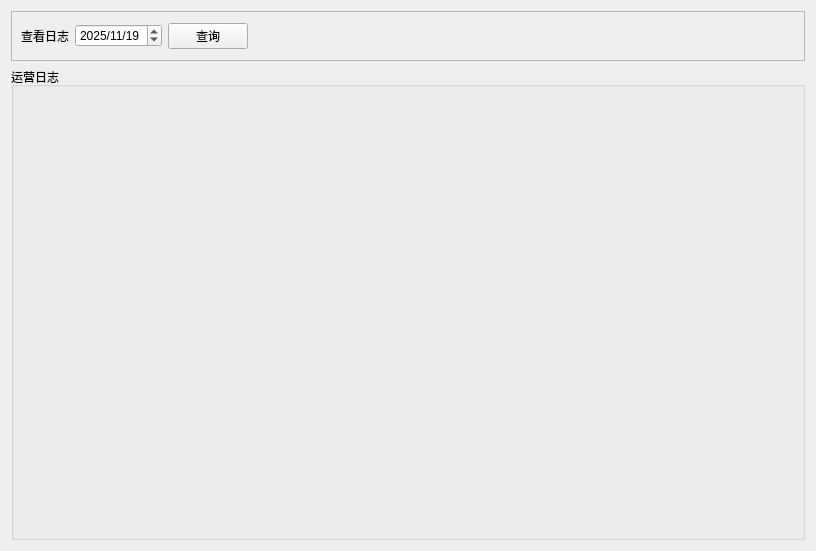
<?xml version="1.0" encoding="UTF-8"?>
<ui version="4.0">
 <class>LogPage</class>
 <widget class="QWidget" name="LogPage">
  <property name="geometry">
   <rect>
    <x>0</x>
    <y>0</y>
    <width>816</width>
    <height>551</height>
   </rect>
  </property>
  <property name="windowTitle">
   <string>Form</string>
  </property>
  <layout class="QVBoxLayout" name="verticalLayout">
   <item>
    <widget class="QFrame" name="Frame">
     <property name="maximumSize">
      <size>
       <width>16777215</width>
       <height>50</height>
      </size>
     </property>
     <property name="frameShape">
      <enum>QFrame::Shape::StyledPanel</enum>
     </property>
     <property name="frameShadow">
      <enum>QFrame::Shadow::Raised</enum>
     </property>
     <layout class="QHBoxLayout" name="horizontalLayout">
      <item>
       <widget class="QLabel" name="label_CheckLog">
        <property name="text">
         <string>查看日志</string>
        </property>
       </widget>
      </item>
      <item>
       <widget class="QDateTimeEdit" name="date_Choose">
        <property name="date">
         <date>
          <year>2025</year>
          <month>11</month>
          <day>19</day>
         </date>
        </property>
        <property name="displayFormat">
         <string>yyyy/MM/dd</string>
        </property>
       </widget>
      </item>
      <item>
       <widget class="QPushButton" name="btn_Check">
        <property name="text">
         <string>查询</string>
        </property>
       </widget>
      </item>
      <item>
       <spacer name="horizontalSpacer">
        <property name="orientation">
         <enum>Qt::Orientation::Horizontal</enum>
        </property>
        <property name="sizeHint" stdset="0">
         <size>
          <width>40</width>
          <height>20</height>
         </size>
        </property>
       </spacer>
      </item>
     </layout>
    </widget>
   </item>
   <item>
    <widget class="QGroupBox" name="GroupBox_Logs">
     <property name="title">
      <string>运营日志</string>
     </property>
    </widget>
   </item>
  </layout>
 </widget>
 <resources/>
 <connections/>
</ui>
